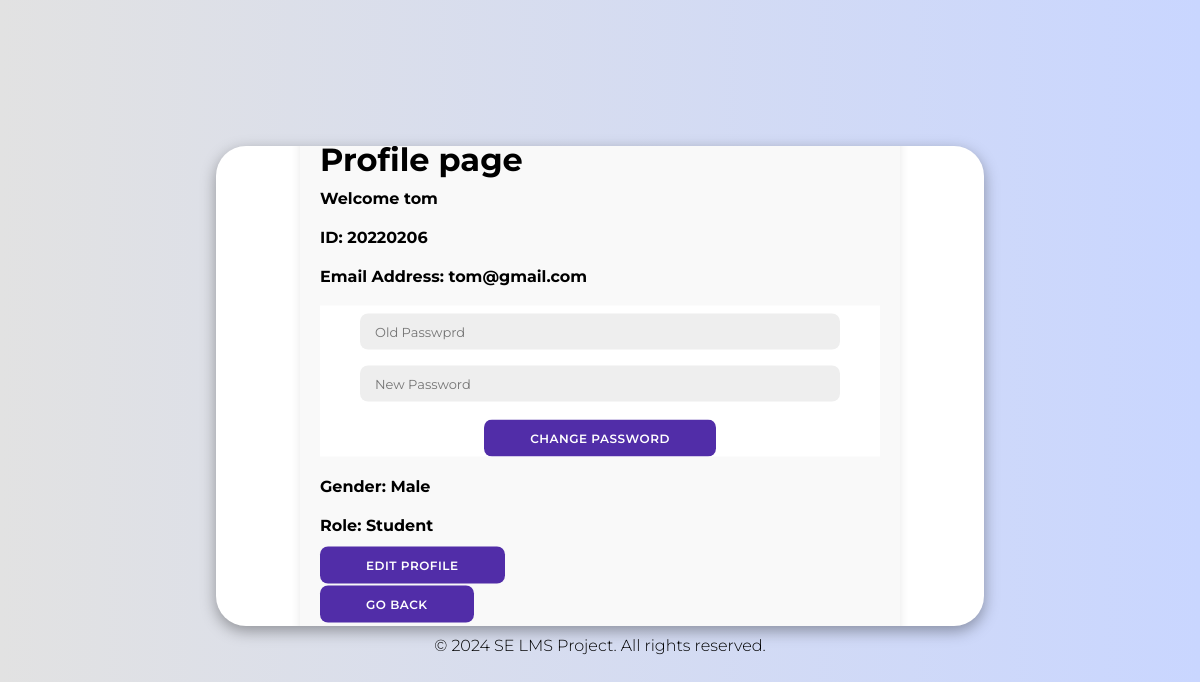
Page /profile.php (signed in) on the committed database.
### tables this page shows
CREATE TABLE `user` (
  `UserID` int(11) NOT NULL,
  `UserName` varchar(50) NOT NULL,
  `Email` varchar(50) NOT NULL,
  `Password` varchar(100) NOT NULL,
  `Role` varchar(10) NOT NULL,
  `Gender` varchar(10) NOT NULL
);

CREATE TABLE `student` (
  `StudentID` int(11) NOT NULL,
  `UserID` int(11) NOT NULL,
  `AdminID` int(11) NOT NULL
);

### classes/Db.classes.php (called while the page is built, shortened)
<?php
class Db {
    protected function connect() {
        try {
            $username = "root";
            $pass = "";
            $db = new PDO('mysql:host=localhost;dbname=SE', $username, $pass);
            return $db;
        }
        catch (PDOException $e) {
            print "Error!" . $e->getMessage() . "<br/>";
            die();
        }
    }
}

### classes/Model/Profile.classes.php (called while the page is built, shortened)
<?php
class ProfileModel extends Db {
    protected function getProfileInfo($userId) {
        $stmt = $this->connect()->prepare('SELECT * From user WHERE UserID = ?;');
        if(!$stmt->execute(array($userId))) {
            $stmt = null;
            header("location: ../profile.php?error=stmtfailed");
            exit();
        }
        $profileData = $stmt->fetchAll(PDO::FETCH_ASSOC);
        return $profileData;
    }
    protected function getUserId($userId) {
        $stmt = $this->connect()->prepare('SELECT StudentID FROM Student WHERE UserID = ?;');
        if(!$stmt->execute(array($userId))) {
            $stmt = null;
            header("location: ../profile.php?error=stmtfailed");
            exit();
        }
        $StudentID = $stmt->fetchAll(PDO::FETCH_ASSOC);
        return $StudentID;
    }
}

### classes/View/Profile-view.classes.php (the view, shortened to what this page needs)
<?php
class ProfileInfoView extends ProfileModel {
    public function fetchUserName($userId) {
        $profileInfo = $this->getProfileInfo($userId);
        echo $profileInfo[0]["UserName"];
    }
    public function fetchStudentId($userId) {
        $profileInfo = $this->getUserId($userId);
        echo $profileInfo[0]["StudentID"];
    }
    public function fetchEmail($userId) {
        $profileInfo = $this->getProfileInfo($userId);
        echo $profileInfo[0]["Email"];
    }
    public function fetchRole($userId) {
        $profileInfo = $this->getProfileInfo($userId);
        return $profileInfo[0]["Role"];
    }
    public function fetchGender($userId) {
        $profileInfo = $this->getProfileInfo($userId);
        echo $profileInfo[0]["Gender"];
    }
}

### profile.php (shortened to what this page needs)
<?php
    include "classes/Db.classes.php";
    include "classes/Model/Profile.classes.php";
    include "classes/View/Profile-view.classes.php";
    $profileInfo = new ProfileInfoView();
    $role = $profileInfo->fetchRole($_SESSION["UserID"]);
?>
<!DOCTYPE html>
<html lang="en">
<head>
    <link rel="stylesheet" href="https://cdnjs.cloudflare.com/ajax/libs/font-awesome/6.4.2/css/all.min.css">
    <link rel="stylesheet" href="./css/Registeration.css">
</head>
<body>
    <div class="container" id="container">
        <div class="profile-container">
            <h1>Profile page</h1>
            <div class="profile-info" style="margin-top: 10px;">
                <label>Welcome <?php $profileInfo->fetchUserName($_SESSION["UserID"]);?></label>
            </div>
            <div class="profile-info">
                <label>ID: <?php if($role == "Student") $profileInfo->fetchStudentId($_SESSION["UserID"]); else $profileInfo->fetchTeacherId($_SESSION["UserID"]);?>
                </label>
            </div>
            <div class="profile-info">
                <label>Email Address: <?php $profileInfo->fetchEmail($_SESSION["UserID"]);?></label>
            </div>
            <div class="profile-info">
                <form action="includes/profile.inc.php" method="post">
                    <input type="password" name="oldPassword" placeholder="Old Passwprd" />
                    <input type="password" name="password" placeholder="New Password" minlength="7" />
                    <button type="submit" name="submit">Change Password</button>
                </form>
            </div>
            <div class="profile-info">
                <label>Gender: <?php $profileInfo->fetchGender($_SESSION["UserID"]) ?></label>
            </div>
            <div class="profile-info">
                <label>Role: <?php echo $role ?></label>
            </div>
            <div class="profile-info">
                <a href="profileSettings.php" class="button">Edit Profile</a>
            </div>
            <div class="profile-info">
                <a href="studentDashboard.php" class="button">Go back</a>
            </div>
        </div>
    </div>
    <?php
    include 'footer.php';
    ?>
</body>
</html>

### css/Registeration.css (style rules this page uses)
* { margin: 0; padding: 0; box-sizing: border-box; font-family: 'Montserrat', sans-serif; }
body { background-color: #c9d6ff; background: linear-gradient(to right, #e2e2e2, #c9d6ff); display: flex; align-items: center; justify-content: center; flex-direction: column; height: 100vh; }
.container { background-color: #fff; border-radius: 30px; box-shadow: 0 5px 15px rgba(0, 0, 0, 0.35); position: relative; overflow: hidden; width: 768px; max-width: 100%; min-height: 480px; }
.container a { color: #333; font-size: 13px; text-decoration: none; margin: 15px 0 10px; }
.container .button, .container button { background-color: #512da8; color: #fff; font-size: 12px; padding: 10px 45px; border: 1px solid transparent; border-radius: 8px; font-weight: 600; letter-spacing: 0.5px; text-transform: uppercase; margin-top: 10px; cursor: pointer; }
.container form { background-color: #fff; display: flex; align-items: center; justify-content: center; flex-direction: column; padding: 0 40px; height: 100%; }
.container input { background-color: #eee; border: none; margin: 8px 0; padding: 10px 15px; font-size: 13px; border-radius: 8px; width: 100%; outline: none; }

### profile.php (style rules this page uses)
.profile-container { width: 600px; position: absolute; top: 50%; left: 50%; transform: translate(-50%, -50%); padding: 20px; background-color: #f9f9f9; border-radius: 10px; box-shadow: 0 0 10px rgba(0, 0, 0, 0.1); }
.profile-info { margin-bottom: 20px; }
.profile-info label { font-weight: bold; }

### rows in the picture
user: UserName "tom", Email "tom@gmail.com", Gender "Male", Role "Student"
student: StudentID "20220206"
